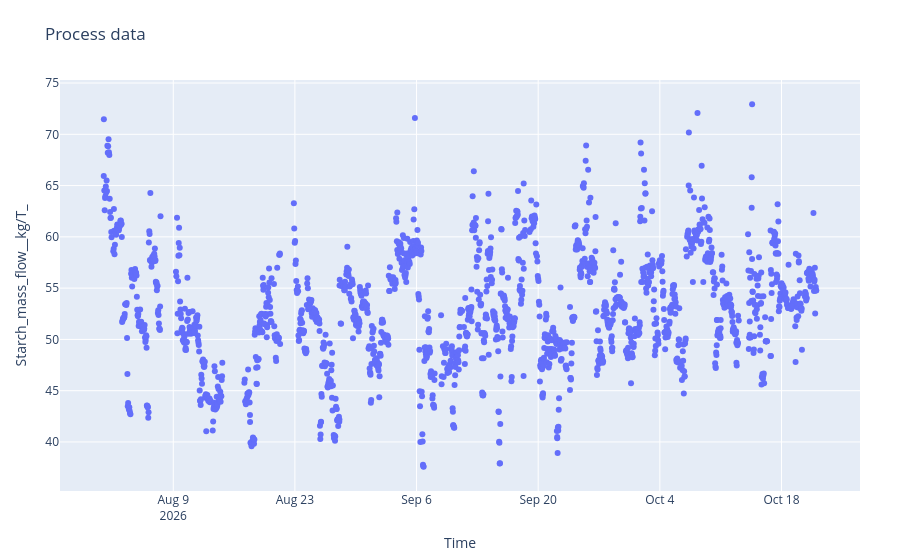

Source (notebook cell):
### Code cell
tables, figures  = run_query("How is my starch consumption evolving since august to today")

### Figure 1 — Plotly figure (JSON) as saved in the notebook; plotly's stock layout.template omitted (floating-point values rounded to 4 significant figures; data arrays with more than 128 entries replaced by an {"elided": "..."} marker saying what was removed)
{"data": [{"hovertemplate": "<b>%{fullData.name}</b><br>Time: %{x}<br>Value: %{y}<extra></extra>", "mode": "markers", "name": "Starch_mass_flow__kg/T_", "type": "scatter", "x": {"elided": "1864 str values"}, "y": {"elided": "1864 float values"}, "yaxis": "y"}], "layout": {"hovermode": "x unified", "legend": {"orientation": "h", "x": 0, "xanchor": "left", "y": 1.02, "yanchor": "bottom"}, "margin": {"b": 50, "l": 60, "r": 40, "t": 80}, "title": {"text": "Process data"}, "xaxis": {"title": {"text": "Time"}}, "yaxis": {"title": {"text": "Starch_mass_flow__kg/T_"}}}}
